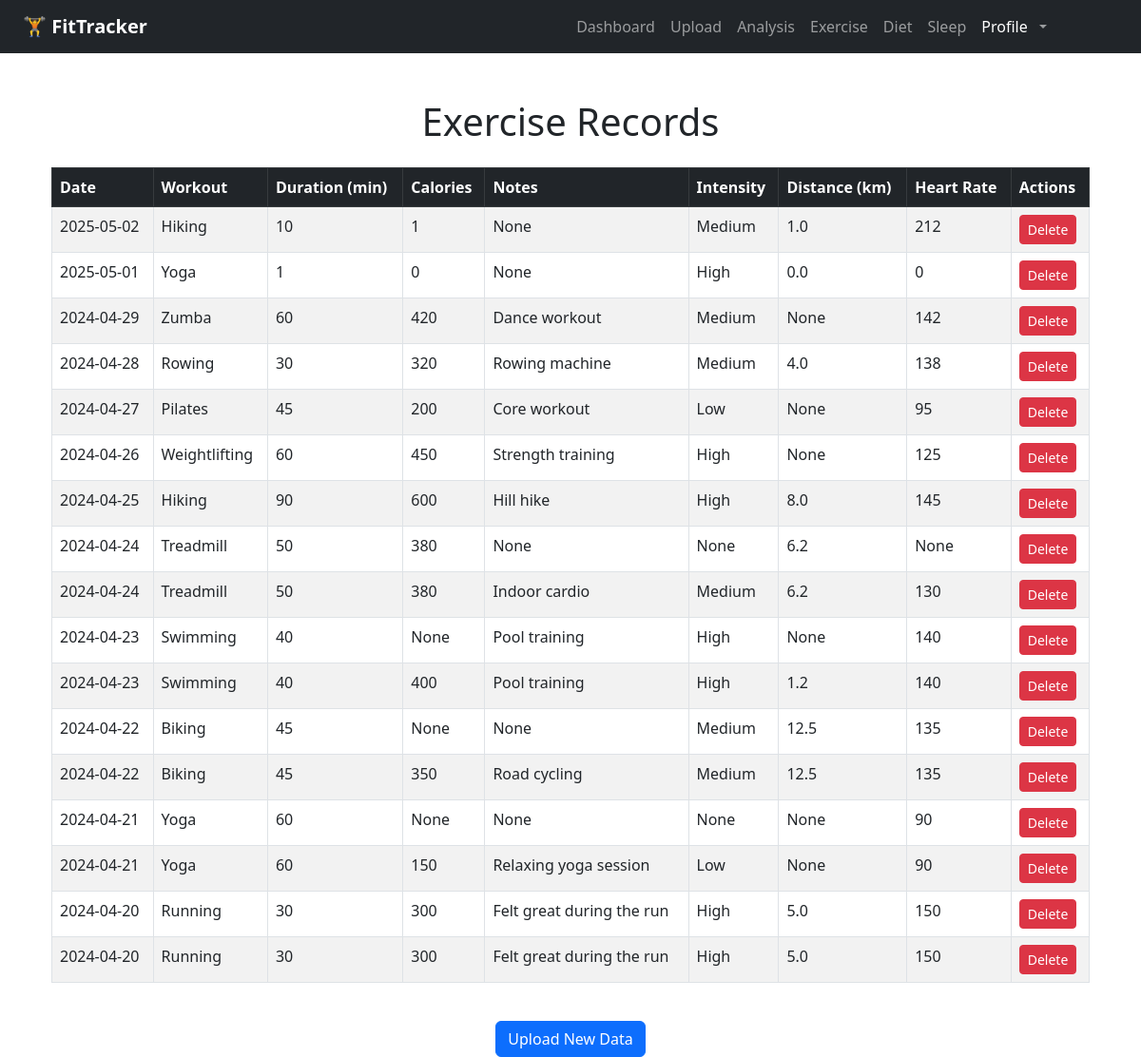
The app's page /records/exercise (signed in), older data.
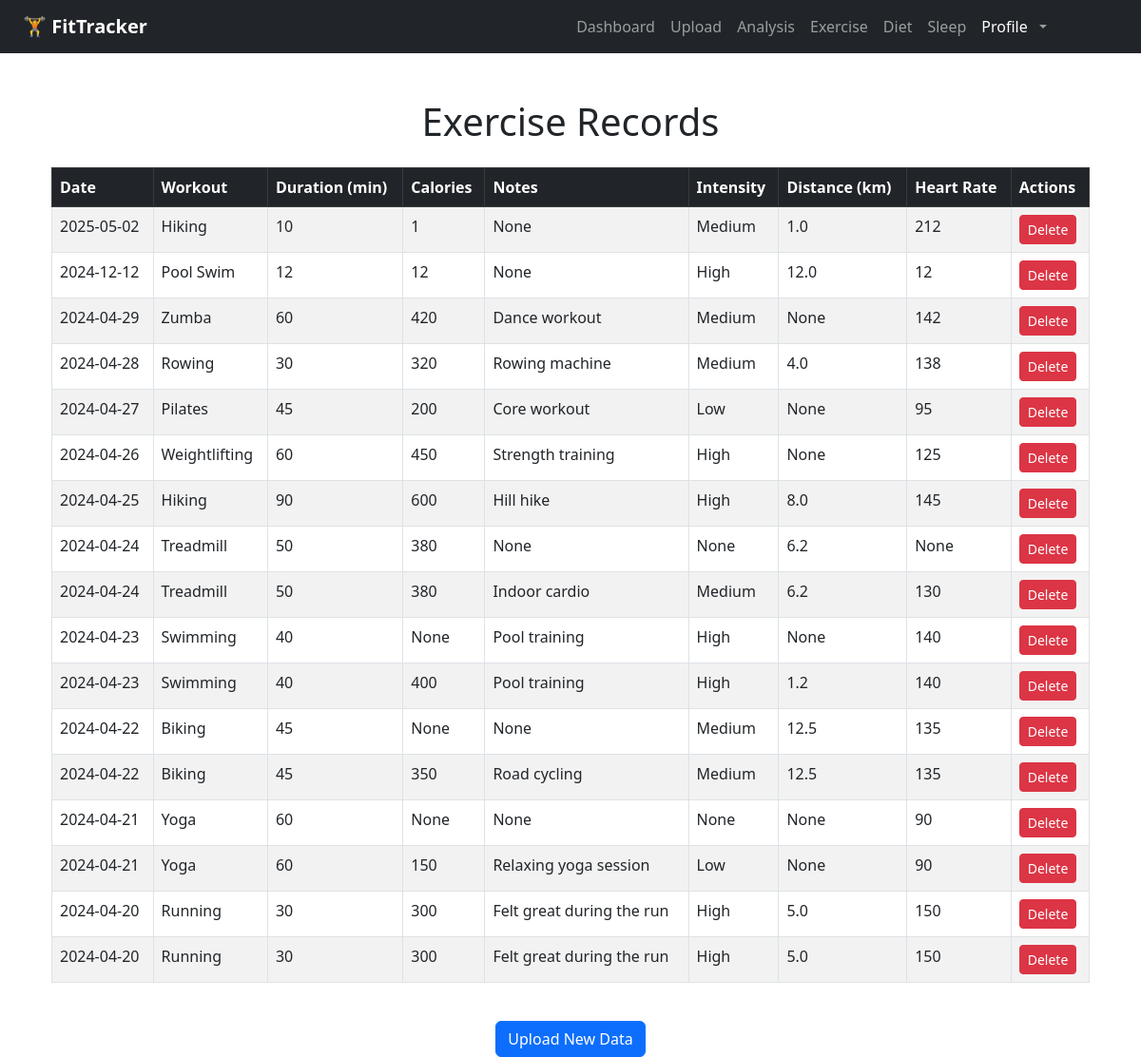
The same page, newer data.
### app/models.py (models this page shows)
class ExerciseEntry(db.Model):
    id = db.Column(db.Integer, primary_key=True)
    user_id = db.Column(db.Integer, db.ForeignKey('user.id'))
    workout_type = db.Column(db.String(100))
    intensity = db.Column(db.String(50))
    duration = db.Column(db.Integer)
    distance = db.Column(db.Float)
    calories = db.Column(db.Integer)
    heart_rate = db.Column(db.Integer)
    date = db.Column(db.Date)
    notes = db.Column(db.Text)

### app/routes.py (the view)
@main.route("/records/exercise")
def exercise_records():
    if "user_id" not in session:
        return redirect(url_for("main.login"))
    records = ExerciseEntry.query.filter_by(user_id=session["user_id"]).order_by(ExerciseEntry.date.desc()).all()
    return render_template("exercise_records.html", records=records)

### app/templates/exercise_records.html (shortened to what this page needs)
{% extends "base.html" %}
{% block content %}
<div class="container mt-5">
    <h1 class="text-center mb-4">Exercise Records</h1>
    {% if records %}
        <div class="table-responsive">
            <table class="table table-striped table-bordered">
                <thead class="table-dark">
                    <tr>
                        <th>Date</th>
                        <th>Workout</th>
                        <th>Duration (min)</th>
                        <th>Calories</th>
                        <th>Notes</th>
                        <th>Intensity</th>
                        <th>Distance (km)</th>
                        <th>Heart Rate</th>
                        <th>Actions</th>
                    </tr>
                </thead>
                <tbody>
                    {% for entry in records %}
                    <tr>
                        <td>{{ entry.date }}</td>
                        <td>{{ entry.workout_type }}</td>
                        <td>{{ entry.duration }}</td>
                        <td>{{ entry.calories }}</td>
                        <td>{{ entry.notes }}</td>
                        <td>{{ entry.intensity }}</td>
                        <td>{{ entry.distance }}</td>
                        <td>{{ entry.heart_rate }}</td>
                        <td>
                            <form action="{{ url_for('main.delete_exercise', entry_id=entry.id) }}" method="POST" style="display:inline;">
                                <button type="submit" class="btn btn-danger btn-sm" onclick="return confirm('Are you sure you want to delete this record?');">Delete</button>
                            </form>
                        </td>
                    </tr>
                    {% endfor %}
                </tbody>
            </table>
        </div>
    {% else %}
        <p class="text-center">No exercise records found.</p>
    {% endif %}
    <div class="text-center mt-4">
        <a href="{{ url_for('main.upload') }}" class="btn btn-primary">Upload New Data</a>
    </div>
</div>
{% endblock %}

### app/templates/base.html (shortened to what this page needs)
<!DOCTYPE html>
<html lang="en">
<head>
    <link href="https://cdn.jsdelivr.net/npm/bootstrap@5.3.0/dist/css/bootstrap.min.css" rel="stylesheet">
    <link rel="stylesheet" href="{{ url_for('static', filename='css/base.css') }}">
</head>
<body>
    <nav class="navbar navbar-expand-lg navbar-dark bg-dark px-4">
        <a class="navbar-brand fw-bold" href="{{ url_for('main.index') }}">🏋️ FitTracker</a>
        {% if session.get("user_id") %}
        <div class="collapse navbar-collapse" id="navbarContent">
          <ul class="navbar-nav ms-auto mb-2 mb-lg-0">
            <li class="nav-item">
              <a class="nav-link" href="{{ url_for('main.dashboard') }}">Dashboard</a>
            </li>
            <li class="nav-item">
              <a class="nav-link" href="{{ url_for('main.upload') }}">Upload</a>
            </li>
            <li class="nav-item">
              <a class="nav-link" href="{{ url_for('main.analysis') }}">Analysis</a>
            </li>
            <li class="nav-item">
              <a class="nav-link" href="{{ url_for('main.exercise_records') }}">Exercise</a>
            </li>
            <li class="nav-item">
              <a class="nav-link" href="{{ url_for('main.diet_records') }}">Diet</a>
            </li>
            <li class="nav-item">
              <a class="nav-link" href="{{ url_for('main.sleep_records') }}">Sleep</a>
            </li>
            <li class="nav-item dropdown">
              <a class="nav-link dropdown-toggle d-flex align-items-center gap-2" href="#" id="userDropdown" role="button" data-bs-toggle="dropdown" aria-expanded="false">
                <span class="d-none d-md-inline fw-medium text-white">Profile</span>
              </a>
            </li>
            <li class="nav-item" >
              <pre>        </pre>
            </li>
          </ul>
        </div>
        {% endif %}
      </nav>
    <div class="container mt-4">
        {% block content %}{% endblock %}
    </div>
</body>
</html>

Row changes from the older to the newer data that the page shows:
removed ExerciseEntry: date "2025-05-01", workout_type "Yoga", duration "1", calories "0", notes "None", intensity "High", distance "0.0", heart_rate "0"
added ExerciseEntry: date "2024-12-12", workout_type "Pool Swim", duration "12", calories "12", notes "None", intensity "High", distance "12.0", heart_rate "12"
